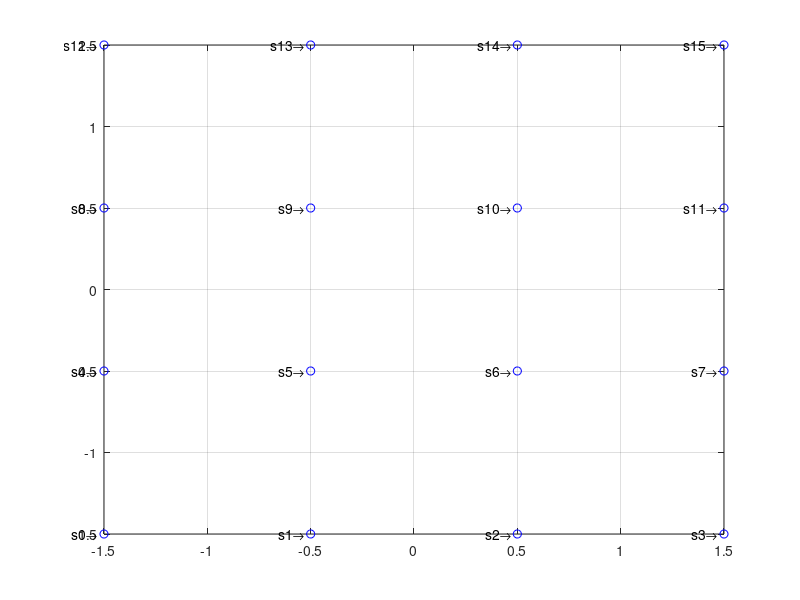
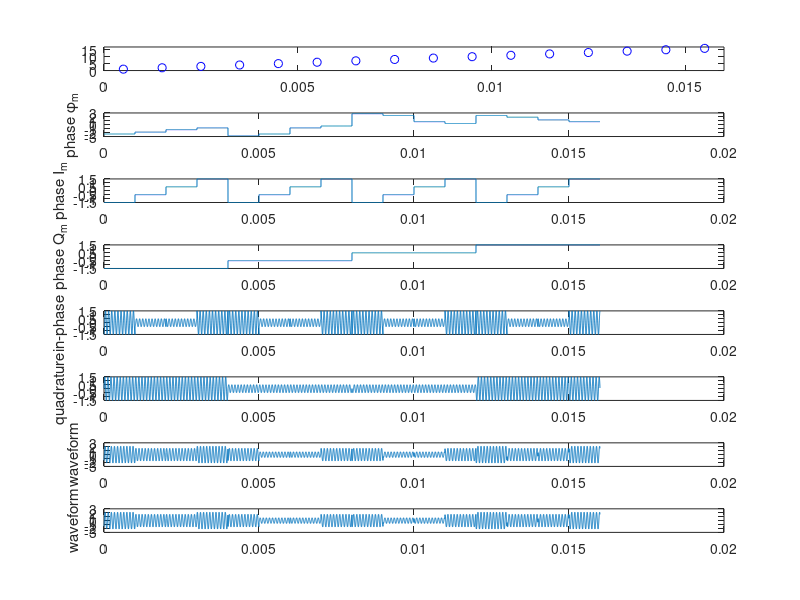

Write the MATLAB code that produced these figures, in order.

M=16; % M-ary modulation - M different symbols
n=16; % n data symbols to be trasnmitted
%data=randi(M,1,n); %%generate n random data symbols
data=[1 2 3 4 5 6 7 8 9 10 11 12 13 14 15 16];
%data=[1 1 1 1 1 1 1 1 1 1 1 1 1 1 1 1 ];
%data=[2 2 2 2 2 2 2 2 2 2 2 2 2 2 2 2 ];
%data=[3 3 3 3 3 3 3 3 3 3 3 3 3 3 3 3 ];
%f_c=10e1; % 100 KHz carrier frequency
f_c=10e3; % 100 KHz carrier frequency
T_s=1e-3; % 1 ms (10^-3 second) symbol duration
T_sample=1e-6; %Sampling duration = 1us (10^-6 second)
%M=4; %M-ary modulation
%phi_table=[pi/4 3*pi/4 5*pi/4 7*pi/4];
%phi=phi_table(data)
%%I and Q symbol table (QPSK) ******* MODIFY here!

I_table=[-3/2 -1/2 1/2 3/2];
Q_table=[-3/2 -1/2 1/2 3/2];
I=I_table(mod(int32(data)-1,4)+1);
Q=Q_table(idivide(int32(data)-1,4)+1);
phi=atan2(Q,I);
A=sqrt(power(Q,2)+power(I,2));

t=[0:T_sample:n*T_s-T_sample];

figure(1); %plot all symbols on signal constellation

for i=1:M
%plot(cos(phi_table(i)),sin(phi_table(i)),'bo');
plot(I(i),Q(i),'bo');
hold on;
text(I(i),Q(i),['s' int2str(i-1) '\rightarrow  '],'HorizontalAlignment','right')
end
set(gca, 'XGrid','on');
set(gca, 'YGrid','on');

figure(2);
subplot(8,1,1);
plot(T_s/2+T_s*[0:n-1],data,'bo'); %plot data
axis([0 T_s*n 0 M+1]);

%resample phi at sampling frequency
phi_m=repelem(phi, round(T_s/T_sample));

subplot(8,1,2);
plot(t,phi_m);
ylabel('phase \phi_m');

subplot(8,1,3);
I_m=repelem(I, round(T_s/T_sample));
plot(t,I_m);
ylabel('phase I_m');

subplot(8,1,4);
Q_m=repelem(Q, round(T_s/T_sample));
plot(t,Q_m);
ylabel('phase Q_m');

subplot(8,1,5);
%add your code here to plot the in-phase signal
resultI=cos(2*pi*f_c*t).*I_m;
plot(t,resultI);
ylabel('in-phase');%in-phase signal

subplot(8,1,6);
%add your code here to plot the quadrature signal
resultQ=cos(2*pi*f_c*t+pi/2).*Q_m;
plot(t,resultQ);
ylabel('quadrature');%quadrature signal

%disp(A)
%disp(I)
%disp(Q)
subplot(8,1,7);
A_m=repelem(A, round(T_s/T_sample));
result=cos(2*pi*f_c*t+phi_m).*A_m;
plot(t,result);
ylabel('waveform');%modulated waveform

subplot(8,1,8);
plot(t,resultI+resultQ);
ylabel('waveform');%modulated waveform



